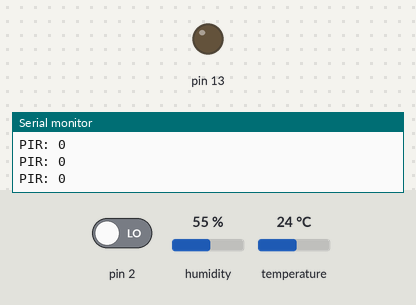
Bench run of a sketch on a simulated Arduino Uno, built with avr-gcc and run on an emulated ATmega328P. Parts: output pins drawn as LEDs (lit = HIGH), the last lines printed to the serial monitor. The test bench sets the inputs (shaded band); at power-on: pin 2 LOW, humidity 55 %, temperature 24 °C.

Above: at 1.2 s.
1.3 s: pin 2 driven HIGH
At 2.2 s:
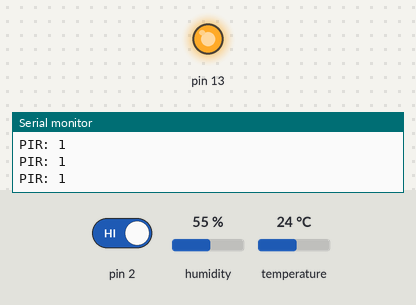
2.8 s: pin 2 driven LOW
At 3.6 s:
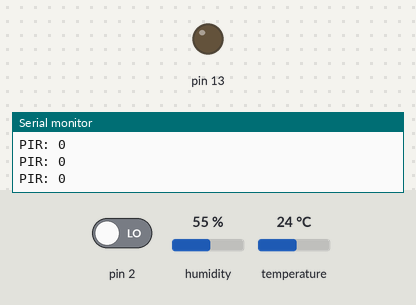
Timing chart, 0 to 5.8 s (numbered marks = the images above; inputs shaded):
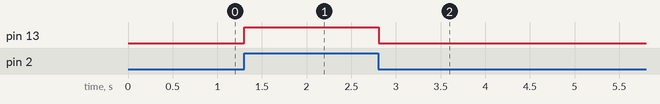

The sketch:

sketch_nov01a.ino
```cpp
#include "DHT.h"

DHT dht(3, DHT22);

void setup() {
  Serial.begin(9600);
  Serial.println("DHTxx test!");

  pinMode(2, INPUT);
  pinMode(13, OUTPUT);

  dht.begin();
}

void loop() {
  /* 360 is (2 sec interval between DHT polls)
            --------------------------------------
            strlen("PIR: 0\n") * 8 / (9600 bits/s)
   */
  for (int i = 0; i < 360; i++)
  {
    Serial.print("PIR: ");
    Serial.println(digitalRead(2));
    digitalWrite(13, digitalRead(2));
  }

  float h = dht.readHumidity();
  Serial.print("Humidity: ");
  Serial.println(h);
  float t = dht.readTemperature();
  Serial.print("Temperature: ");
  Serial.println(t);
}
```

Measured:
- after the input at 1.3 s, pin 13: LOW → HIGH at once
- after the input at 2.8 s, pin 13: HIGH → LOW at once
